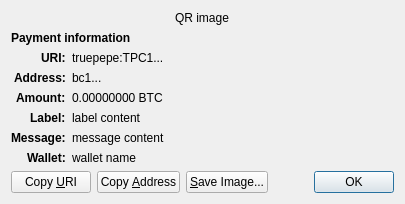
<?xml version="1.0" encoding="UTF-8"?>
<ui version="4.0">
 <class>ReceiveRequestDialog</class>
 <widget class="QDialog" name="ReceiveRequestDialog">
  <property name="geometry">
   <rect>
    <x>0</x>
    <y>0</y>
    <width>413</width>
    <height>229</height>
   </rect>
  </property>
  <property name="windowTitle">
   <string>Request payment to ...</string>
  </property>
  <layout class="QGridLayout" name="gridLayout" columnstretch="0,1">
   <property name="sizeConstraint">
    <enum>QLayout::SetFixedSize</enum>
   </property>
   <item row="0" column="0" colspan="2" alignment="Qt::AlignHCenter">
    <widget class="QRImageWidget" name="qr_code">
     <property name="text">
      <string notr="true">QR image</string>
     </property>
     <property name="textInteractionFlags">
      <set>Qt::NoTextInteraction</set>
     </property>
    </widget>
   </item>
   <item row="1" column="0" colspan="2">
    <widget class="QLabel" name="payment_header">
     <property name="font">
      <font>
       <weight>75</weight>
       <bold>true</bold>
      </font>
     </property>
     <property name="text">
      <string>Payment information</string>
     </property>
     <property name="textInteractionFlags">
      <set>Qt::NoTextInteraction</set>
     </property>
    </widget>
   </item>
   <item row="2" column="0" alignment="Qt::AlignRight|Qt::AlignTop">
    <widget class="QLabel" name="uri_tag">
     <property name="font">
      <font>
       <weight>75</weight>
       <bold>true</bold>
      </font>
     </property>
     <property name="text">
      <string notr="true">URI:</string>
     </property>
     <property name="textFormat">
      <enum>Qt::PlainText</enum>
     </property>
     <property name="textInteractionFlags">
      <set>Qt::NoTextInteraction</set>
     </property>
    </widget>
   </item>
   <item row="2" column="1" alignment="Qt::AlignTop">
    <widget class="QLabel" name="uri_content">
     <property name="text">
      <string notr="true">truepepe:TPC1...</string>
     </property>
     <property name="textFormat">
      <enum>Qt::RichText</enum>
     </property>
     <property name="wordWrap">
      <bool>true</bool>
     </property>
     <property name="textInteractionFlags">
      <set>Qt::TextSelectableByMouse</set>
     </property>
    </widget>
   </item>
   <item row="3" column="0" alignment="Qt::AlignRight|Qt::AlignTop">
    <widget class="QLabel" name="address_tag">
     <property name="font">
      <font>
       <weight>75</weight>
       <bold>true</bold>
      </font>
     </property>
     <property name="text">
      <string>Address:</string>
     </property>
     <property name="textInteractionFlags">
      <set>Qt::NoTextInteraction</set>
     </property>
    </widget>
   </item>
   <item row="3" column="1" alignment="Qt::AlignTop">
    <widget class="QLabel" name="address_content">
     <property name="text">
      <string notr="true">bc1...</string>
     </property>
     <property name="textFormat">
      <enum>Qt::PlainText</enum>
     </property>
     <property name="textInteractionFlags">
      <set>Qt::TextSelectableByMouse</set>
     </property>
    </widget>
   </item>
   <item row="4" column="0" alignment="Qt::AlignRight|Qt::AlignTop">
    <widget class="QLabel" name="amount_tag">
     <property name="font">
      <font>
       <weight>75</weight>
       <bold>true</bold>
      </font>
     </property>
     <property name="text">
      <string>Amount:</string>
     </property>
     <property name="textInteractionFlags">
      <set>Qt::NoTextInteraction</set>
     </property>
    </widget>
   </item>
   <item row="4" column="1" alignment="Qt::AlignTop">
    <widget class="QLabel" name="amount_content">
     <property name="text">
      <string notr="true">0.00000000 BTC</string>
     </property>
     <property name="textFormat">
      <enum>Qt::PlainText</enum>
     </property>
     <property name="textInteractionFlags">
      <set>Qt::TextSelectableByMouse</set>
     </property>
    </widget>
   </item>
   <item row="5" column="0" alignment="Qt::AlignRight|Qt::AlignTop">
    <widget class="QLabel" name="label_tag">
     <property name="font">
      <font>
       <weight>75</weight>
       <bold>true</bold>
      </font>
     </property>
     <property name="text">
      <string>Label:</string>
     </property>
     <property name="textInteractionFlags">
      <set>Qt::NoTextInteraction</set>
     </property>
    </widget>
   </item>
   <item row="5" column="1" alignment="Qt::AlignTop">
    <widget class="QLabel" name="label_content">
     <property name="text">
      <string notr="true">label content</string>
     </property>
     <property name="textFormat">
      <enum>Qt::PlainText</enum>
     </property>
     <property name="wordWrap">
      <bool>true</bool>
     </property>
     <property name="textInteractionFlags">
      <set>Qt::TextSelectableByMouse</set>
     </property>
    </widget>
   </item>
   <item row="6" column="0" alignment="Qt::AlignRight|Qt::AlignTop">
    <widget class="QLabel" name="message_tag">
     <property name="font">
      <font>
       <weight>75</weight>
       <bold>true</bold>
      </font>
     </property>
     <property name="text">
      <string>Message:</string>
     </property>
     <property name="textInteractionFlags">
      <set>Qt::NoTextInteraction</set>
     </property>
    </widget>
   </item>
   <item row="6" column="1" alignment="Qt::AlignTop">
    <widget class="QLabel" name="message_content">
     <property name="text">
      <string notr="true">message content</string>
     </property>
     <property name="textFormat">
      <enum>Qt::PlainText</enum>
     </property>
     <property name="wordWrap">
      <bool>true</bool>
     </property>
     <property name="textInteractionFlags">
      <set>Qt::TextSelectableByMouse</set>
     </property>
    </widget>
   </item>
   <item row="7" column="0" alignment="Qt::AlignRight|Qt::AlignTop">
    <widget class="QLabel" name="wallet_tag">
     <property name="font">
      <font>
       <weight>75</weight>
       <bold>true</bold>
      </font>
     </property>
     <property name="text">
      <string>Wallet:</string>
     </property>
     <property name="textInteractionFlags">
      <set>Qt::NoTextInteraction</set>
     </property>
    </widget>
   </item>
   <item row="7" column="1" alignment="Qt::AlignTop">
    <widget class="QLabel" name="wallet_content">
     <property name="text">
      <string notr="true">wallet name</string>
     </property>
     <property name="textFormat">
      <enum>Qt::PlainText</enum>
     </property>
     <property name="wordWrap">
      <bool>true</bool>
     </property>
     <property name="textInteractionFlags">
      <set>Qt::TextSelectableByMouse</set>
     </property>
    </widget>
   </item>
   <item row="8" column="0" colspan="2">
    <layout class="QHBoxLayout" name="horizontalLayout">
     <item>
      <widget class="QPushButton" name="btnCopyURI">
       <property name="text">
        <string>Copy &amp;URI</string>
       </property>
       <property name="autoDefault">
        <bool>false</bool>
       </property>
      </widget>
     </item>
     <item>
      <widget class="QPushButton" name="btnCopyAddress">
       <property name="text">
        <string>Copy &amp;Address</string>
       </property>
       <property name="autoDefault">
        <bool>false</bool>
       </property>
      </widget>
     </item>
     <item>
      <widget class="QPushButton" name="btnSaveAs">
       <property name="text">
        <string>&amp;Save Image...</string>
       </property>
       <property name="autoDefault">
        <bool>false</bool>
       </property>
      </widget>
     </item>
     <item>
      <spacer name="horizontalSpacer_2">
       <property name="orientation">
        <enum>Qt::Horizontal</enum>
       </property>
       <property name="sizeHint" stdset="0">
        <size>
         <width>40</width>
         <height>20</height>
        </size>
       </property>
      </spacer>
     </item>
     <item>
      <widget class="QDialogButtonBox" name="buttonBox">
       <property name="focusPolicy">
        <enum>Qt::StrongFocus</enum>
       </property>
       <property name="standardButtons">
        <set>QDialogButtonBox::Ok</set>
       </property>
      </widget>
     </item>
    </layout>
   </item>
  </layout>
 </widget>
 <customwidgets>
  <customwidget>
   <class>QRImageWidget</class>
   <extends>QLabel</extends>
   <header>qt/qrimagewidget.h</header>
  </customwidget>
 </customwidgets>
 <tabstops>
  <tabstop>buttonBox</tabstop>
  <tabstop>btnCopyURI</tabstop>
  <tabstop>btnCopyAddress</tabstop>
  <tabstop>btnSaveAs</tabstop>
 </tabstops>
 <resources/>
 <connections>
  <connection>
   <sender>buttonBox</sender>
   <signal>accepted()</signal>
   <receiver>ReceiveRequestDialog</receiver>
   <slot>accept()</slot>
   <hints>
    <hint type="sourcelabel">
     <x>135</x>
     <y>230</y>
    </hint>
    <hint type="destinationlabel">
     <x>135</x>
     <y>126</y>
    </hint>
   </hints>
  </connection>
 </connections>
</ui>
